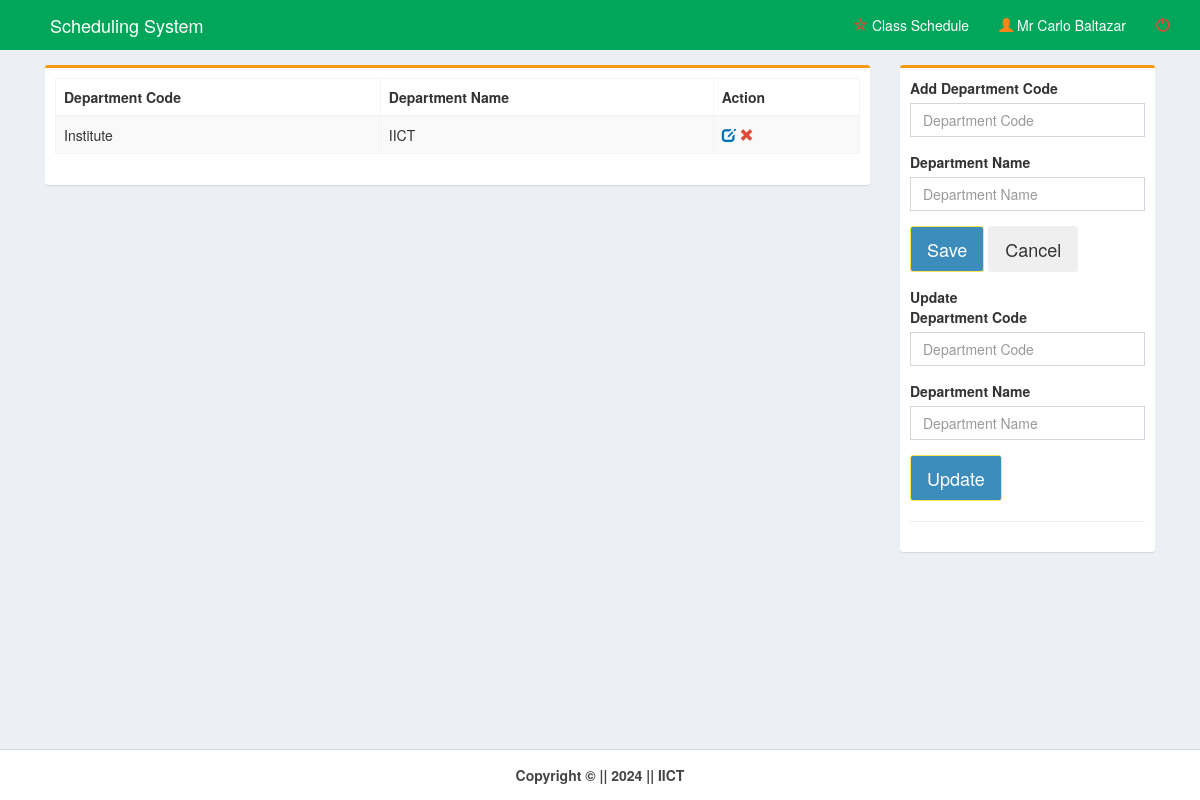
Page /pages/department.php (signed in) on the earlier database version.
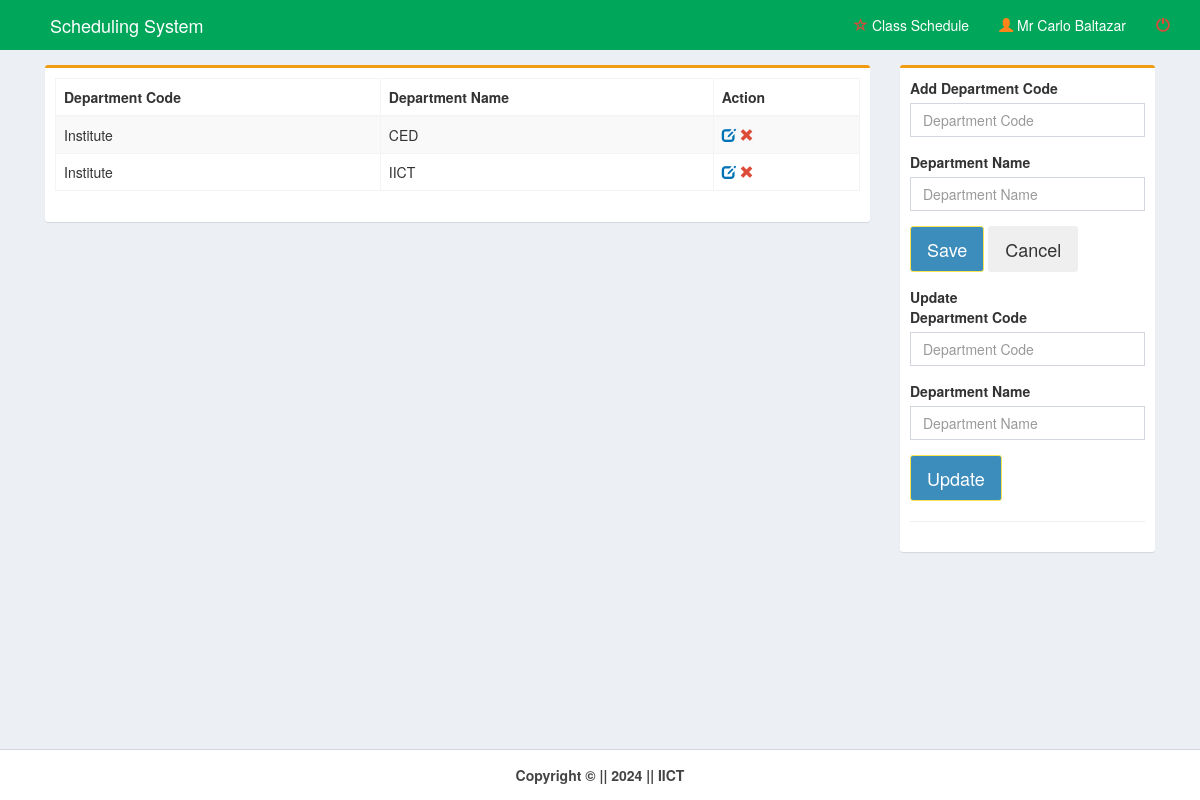
Same page on the later database version.
### tables this page shows
CREATE TABLE `dept` (
  `dept_id` int(11) NOT NULL,
  `dept_code` varchar(10) NOT NULL,
  `dept_name` varchar(100) NOT NULL
);

### pages/department.php (the view, shortened to what the changed rows need)
<!DOCTYPE html>
<html>
<head>
    <link rel="stylesheet" href="../bootstrap/css/bootstrap.min.css">
    <link rel="stylesheet" href="../plugins/datatables/dataTables.bootstrap.css">
    <link rel="stylesheet" href="../dist/css/AdminLTE.min.css">
    <link rel="stylesheet" href="../plugins/select2/select2.min.css">
    <link rel="stylesheet" href="../dist/css/skins/_all-skins.min.css">
</head>
<body class="hold-transition skin-green layout-top-nav" onload="myFunction()">
    <div class="wrapper">
        <div class="content-wrapper">
            <div class="container">
                <section class="content">
                    <div class="row">
                        <div class="col-md-9">
                            <div class="box box-warning">
                                <div class="box-body">
                                    <div class="row">
                                        <div class="col-md-12">
                                            <table class="table table-bordered table-striped"
                                                style="margin-right:-10px">
                                                <thead>
                                                    <tr>
                                                        <th>Department Code</th>
                                                        <th>Department Name</th>
                                                        <th>Action</th>
                                                    </tr>
                                                </thead>
                                                <?php
        include('../dist/includes/dbcon.php');
        $query=mysqli_query($con,"select * from dept order by dept_name")or die(mysqli_error($con));
          while($row=mysqli_fetch_array($query)){
            $id=$row['dept_id'];
            $code=$row['dept_code'];
            $name=$row['dept_name'];
    ?>
                                                <tr>
                                                    <td><?php echo $code;?></td>
                                                    <td><?php echo $name;?></td>
                                                    <td><a id="click"
                                                            href="department.php?id=<?php echo $id;?>&code=<?php echo $code;?>&name=<?php echo $name;?>">
                                                            <i class="glyphicon glyphicon-edit text-blue"></i></a>
                                                        <a id="removeme"
                                                            onclick="return confirm('Are you sure you want this record to be deleted?');"
                                                            href="department_del.php?id=<?php echo $id;?>">
                                                            <i class="glyphicon glyphicon-remove text-red"></i></a>
                                                    </td>
                                                </tr>
                                                <?php }?>
                                            </table>
                                        </div>
                                    </div>
                                </div>
                            </div>
                        </div>
                    </div>
                </section>
            </div>
        </div>
    </div>
</body>
</html>

Differences in the rows shown:
added dept: dept_code "Institute", dept_name "CED"
